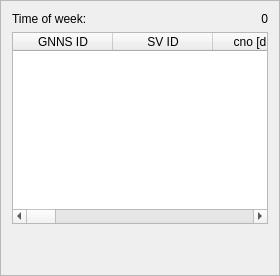
                <widget class="QFrame" name="frameSAT">
                 <property name="frameShape">
                  <enum>QFrame::StyledPanel</enum>
                 </property>
                 <property name="frameShadow">
                  <enum>QFrame::Raised</enum>
                 </property>
                 <layout class="QVBoxLayout" name="verticalLayout_17">
                  <item>
                   <layout class="QHBoxLayout" name="horizontalLayout_16">
                    <item>
                     <widget class="QLabel" name="label_113">
                      <property name="text">
                       <string>Time of week: </string>
                      </property>
                     </widget>
                    </item>
                    <item>
                     <widget class="QLabel" name="labelSATITOW">
                      <property name="text">
                       <string>0</string>
                      </property>
                      <property name="alignment">
                       <set>Qt::AlignRight|Qt::AlignTrailing|Qt::AlignVCenter</set>
                      </property>
                     </widget>
                    </item>
                   </layout>
                  </item>
                  <item>
                   <widget class="QTableWidget" name="tableSAT">
                    <property name="sizePolicy">
                     <sizepolicy hsizetype="Expanding" vsizetype="Minimum">
                      <horstretch>0</horstretch>
                      <verstretch>0</verstretch>
                     </sizepolicy>
                    </property>
                    <property name="editTriggers">
                     <set>QAbstractItemView::NoEditTriggers</set>
                    </property>
                    <attribute name="horizontalHeaderStretchLastSection">
                     <bool>true</bool>
                    </attribute>
                    <attribute name="verticalHeaderVisible">
                     <bool>false</bool>
                    </attribute>
                    <column>
                     <property name="text">
                      <string>GNNS ID</string>
                     </property>
                    </column>
                    <column>
                     <property name="text">
                      <string>SV ID</string>
                     </property>
                    </column>
                    <column>
                     <property name="text">
                      <string>cno [dBHz]</string>
                     </property>
                    </column>
                    <column>
                     <property name="text">
                      <string>Elev [deg]</string>
                     </property>
                    </column>
                    <column>
                     <property name="text">
                      <string>Azim [deg]</string>
                     </property>
                    </column>
                    <column>
                     <property name="text">
                      <string>Pr Res [m]</string>
                     </property>
                    </column>
                    <column>
                     <property name="text">
                      <string>Quality</string>
                     </property>
                    </column>
                    <column>
                     <property name="text">
                      <string>SV Used</string>
                     </property>
                    </column>
                    <column>
                     <property name="text">
                      <string>Health</string>
                     </property>
                    </column>
                    <column>
                     <property name="text">
                      <string>Diff Corr</string>
                     </property>
                    </column>
                    <column>
                     <property name="text">
                      <string>Smothed</string>
                     </property>
                    </column>
                    <column>
                     <property name="text">
                      <string>Orbit Source</string>
                     </property>
                    </column>
                    <column>
                     <property name="text">
                      <string>eph</string>
                     </property>
                    </column>
                    <column>
                     <property name="text">
                      <string>alm</string>
                     </property>
                    </column>
                    <column>
                     <property name="text">
                      <string>ano</string>
                     </property>
                    </column>
                    <column>
                     <property name="text">
                      <string>aop</string>
                     </property>
                    </column>
                   </widget>
                  </item>
                  <item>
                   <spacer name="verticalSpacer_17">
                    <property name="orientation">
                     <enum>Qt::Vertical</enum>
                    </property>
                    <property name="sizeHint" stdset="0">
                     <size>
                      <width>20</width>
                      <height>40</height>
                     </size>
                    </property>
                   </spacer>
                  </item>
                 </layout>
                </widget>
